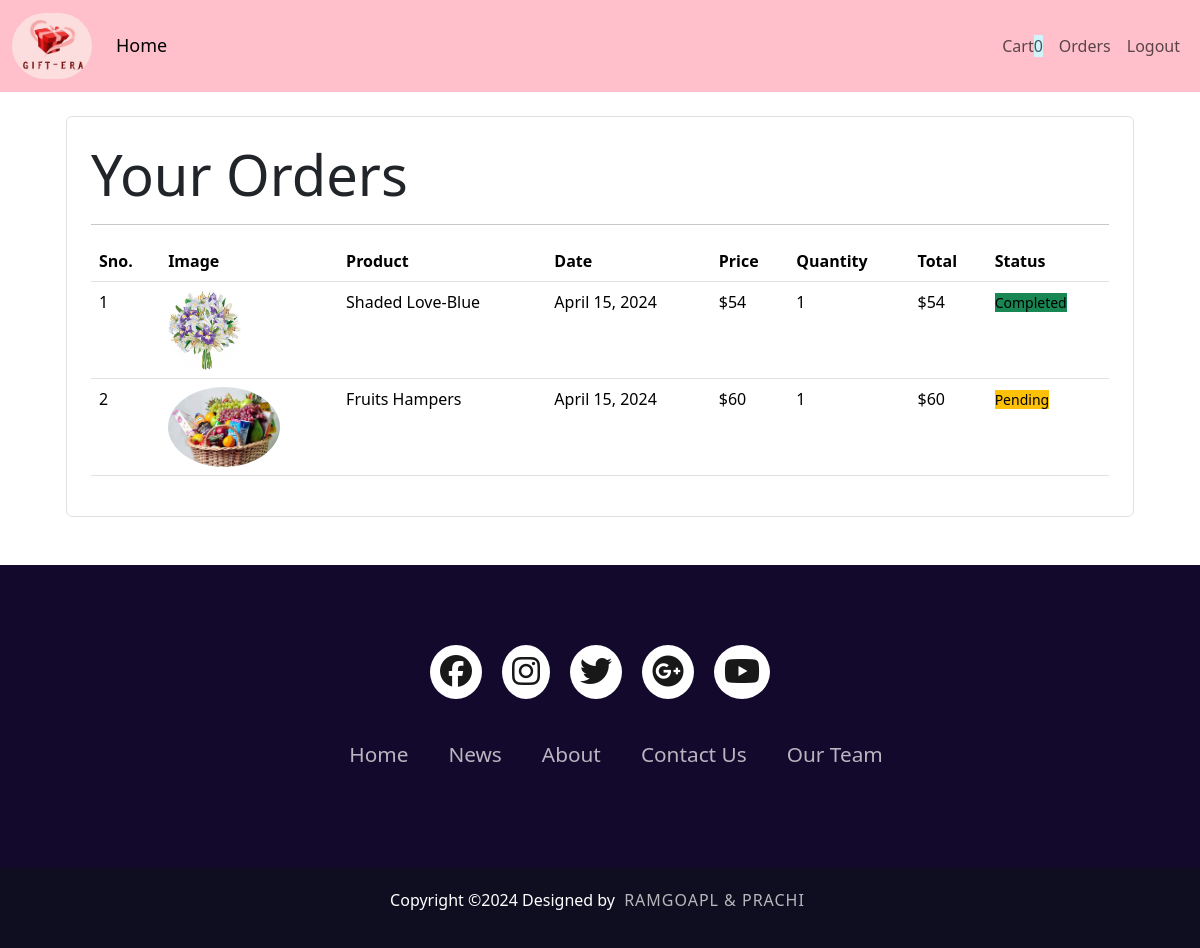
The page /order (signed in) on the database its author committed.
### giftgallery/models/order.py (models this page shows, shortened)
class Order(models.Model):
    product = models.ForeignKey(Product,on_delete = models.CASCADE)
    customer = models.ForeignKey(Customer,on_delete = models.CASCADE)
    quantity = models.IntegerField(default = 1)
    price = models.IntegerField()
    address = models.CharField(max_length = 50,default='',blank = True)
    phone = models.CharField(max_length = 20,default = '' ,blank=True)
    date = models.DateField(default = datetime.datetime.today)
    status = models.BooleanField(default = False)
    @staticmethod
    def get_orders_by_customer(customer_id):
        return Order\
            .objects\
                .filter(customer = customer_id)\
                .order_by('-date')

### giftgallery/models/products.py (models this page shows, shortened)
class Product(models.Model):
    name=models.CharField(max_length=50)
    price = models.IntegerField(default=0)
    description=models.CharField(max_length=200,default='',null=True,blank=True)
    image=models.ImageField(upload_to='uploads/products/',null=True)
    category = models.ForeignKey(Category,on_delete=models.CASCADE,default=1)

### giftgallery/middleware/auth.py (the view)
    def middleware(request):
        returnUrl = request.META['PATH_INFO']
        print(request.META['PATH_INFO'])
        if not request.session.get('customer'):
            return redirect(f'login?return_url={returnUrl}')
        response = get_response(request)
        return response

### giftgallery/templatetags/custom.py (called while the page is built)
@register.filter(name='currency')
def currency(number):
    return "$"+str(number)

@register.filter(name='multiply')
def multiply(number,number1):
    return number*number1

### giftgallery/views/order.py (called while the page is built)
    def get(self,request):
        customer = request.session.get('customer')
        order = Order.get_orders_by_customer(customer)
        print(order)
        return render(request,'order.html',{'orders':order})

### giftgallery/templates/order.html (shortened to what this page needs)
{% extends "base.html" %}
{% block content %}
{% load cart %}
{% load custom %}
<div class="container">
    <div class="border rounded p-4 m-4">
        <p class="display-4 pl-4 ml-4">Your Orders</p>
        <hr>
        <table class="table">
            <thead>
                <tr>
                    <th>Sno.</th>
                    <th>Image</th>
                    <th>Product</th>
                    <th>Date</th>
                    <th>Price</th>
                    <th>Quantity</th>
                    <th>Total</th>
                    <th>Status</th>
                </tr>
                <tbody>
                    {% for order in orders %}
                    <tr>
                        <td>{{forloop.counter}}</td>
                        <td><img style="height: 80px;" class="rounded-circle" src="{{order.product.image.url}}" alt=""></td>
                        <td>{{order.product.name}}</td>
                        <td>{{order.date}}</td>
                        <td>{{order.price|currency}}</td>
                        <td>{{order.quantity}}</td>
                        <td>{{order.quantity|multiply:order.price|currency}}</td>
                        {% if order.status %}
                        <td><small class="bg-success">Completed</small></td>
                        {% else %}
                        <td><small class="bg-warning">Pending</small></td>
                        {% endif %}
                    </tr>
                    {% endfor %}
                </tbody>
            </thead>
        </table>
    </div>
</div>
{% endblock %}

### giftgallery/templates/base.html (shortened to what this page needs)
<!DOCTYPE html>
{% load static %}
<html lang="en">
  <head>
    <link
      href="https://cdn.jsdelivr.net/npm/bootstrap@5.3.2/dist/css/bootstrap.min.css"
      rel="stylesheet"
>
    <link rel="stylesheet"
      href="https://cdnjs.cloudflare.com/ajax/libs/font-awesome/6.4.2/css/all.min.css"
 />
  </head>
  <body>
    <nav class="navbar navbar-expand-lg" style="background-color:pink">
      <div class="container-fluid">
        <a class="navbar-brand" href="/"><img src="/static/images/gift_era_logo.png" width="80px" style="border-radius: 80px;" alt=""></a>
        <div class="collapse navbar-collapse"
          id="navbarSupportedContent">
          <ul class="navbar-nav me-auto mb-2 mb-lg-0 "style="font-size: large;">
            <li class="nav-item" >
              <a class="nav-link active" aria-current="page"
                href="index">Home</a>
            </li>
          </ul>
          <ul class="navbar-nav ">
            <li class="nav-item">
              <a class="nav-link " aria-current="page"
                href="cart">Cart<span class="bg-info-subtle">{{request.session.cart.keys|length}}</span>
              </a>
            </li>
            {% if request.session.customer %}
            <li class="nav-item">
              <a class="nav-link " aria-current="page"
                href="order">Orders</a>
            </li>
            <li class="nav-item">
              <a class="nav-link " aria-current="page"
                href="logout">Logout</a>
            </li>
            {% endif %}
          </ul>
        </div>
      </div>
    </nav>
    {% block content %}
    {% endblock %}
    <footer>
      <div class="footerContainer m-5 mx-auto">
        <div class="socialIcons">
          <a href><i class="fa-brands fa-facebook"></i></a>
          <a href><i class="fa-brands fa-instagram"></i></a>
          <a href><i class="fa-brands fa-twitter"></i></a>
          <a href><i class="fa-brands fa-google-plus"></i></a>
          <a href><i class="fa-brands fa-youtube"></i></a>
        </div>
        <div class="footerNav">
          <ul> <li><a href>Home</a></li>
            <li><a href>News</a></li>
            <li><a href>About</a></li>
            <li><a href>Contact Us</a></li>
            <li> <a href>Our Team</a></li>
          </ul>
        </div>
      </div>
      <div class="footerBottom">
        <p>Copyright &copy;2024 Designed by <span
            class="designer">Ramgoapl & Prachi</span></p>
      </div>
    </footer>
  </body>
</html>

### giftgallery/templates/base.html (style rules this page uses)
footer { background-color: rgb(18, 9, 45); }
.footerContainer { max-width: 100%; padding: 70px 30px 20px ; }
.socialIcons { display: flex; justify-content: center; }
.socialIcons a { text-decoration: none; padding: 10px; background-color: white; margin: 10px; border-radius: 50%; }
.socialIcons a i { font-size: 2em; color: black; opacity: 0.9; }
.footerNav { margin: 30px 0; }
.footerNav ul { display: flex; justify-content: center; list-style-type: none; }
.footerNav ul li a { color: white; margin: 20px; text-decoration: none; font-size: 1.3em; opacity: 0.7; transition: 0.5s; }
.footerBottom { background-color:rgb(14, 14, 32); padding: 20px; text-align: center; }
.footerBottom p { color: white; }
.designer { opacity: 0.7; text-transform: uppercase; letter-spacing: 1px; font-weight: 400; margin: 0px 5px; }

### rows shown on the page
Order: product.image (picture), product.name "Shaded Love-Blue", date "April 15, 2024", price "$54", quantity "1", quantity|multiply "$54", status "Completed"
Order: product.image (picture), product.name "Fruits Hampers", date "April 15, 2024", price "$60", quantity "1", quantity|multiply "$60", status "Pending"

### other values the page prints
{{ request.session.cart.keys|length }} "0"
